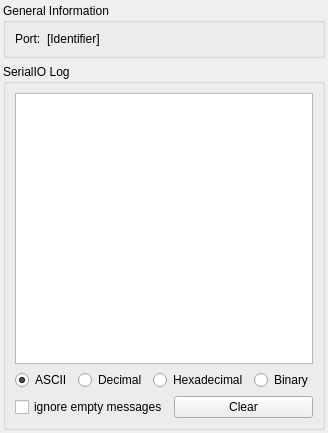
<?xml version="1.0" encoding="UTF-8"?>
<ui version="4.0">
 <class>DockWidgetSerialIO</class>
 <widget class="QWidget" name="DockWidgetSerialIO">
  <property name="geometry">
   <rect>
    <x>0</x>
    <y>0</y>
    <width>292</width>
    <height>433</height>
   </rect>
  </property>
  <property name="sizePolicy">
   <sizepolicy hsizetype="MinimumExpanding" vsizetype="MinimumExpanding">
    <horstretch>0</horstretch>
    <verstretch>0</verstretch>
   </sizepolicy>
  </property>
  <property name="windowTitle">
   <string>Form</string>
  </property>
  <layout class="QVBoxLayout" name="verticalLayout_5">
   <property name="leftMargin">
    <number>3</number>
   </property>
   <property name="topMargin">
    <number>3</number>
   </property>
   <property name="rightMargin">
    <number>3</number>
   </property>
   <property name="bottomMargin">
    <number>3</number>
   </property>
   <item>
    <widget class="QGroupBox" name="groupBox">
     <property name="sizePolicy">
      <sizepolicy hsizetype="Preferred" vsizetype="Preferred">
       <horstretch>0</horstretch>
       <verstretch>0</verstretch>
      </sizepolicy>
     </property>
     <property name="title">
      <string>General Information</string>
     </property>
     <layout class="QGridLayout" name="gridLayout">
      <item row="0" column="0">
       <widget class="QLabel" name="label_3">
        <property name="text">
         <string>Port:</string>
        </property>
       </widget>
      </item>
      <item row="0" column="1">
       <widget class="QLabel" name="lblIdentifier">
        <property name="sizePolicy">
         <sizepolicy hsizetype="MinimumExpanding" vsizetype="Preferred">
          <horstretch>0</horstretch>
          <verstretch>0</verstretch>
         </sizepolicy>
        </property>
        <property name="text">
         <string>[Identifier]</string>
        </property>
       </widget>
      </item>
     </layout>
    </widget>
   </item>
   <item>
    <widget class="QGroupBox" name="groupBox_3">
     <property name="sizePolicy">
      <sizepolicy hsizetype="Preferred" vsizetype="Expanding">
       <horstretch>0</horstretch>
       <verstretch>0</verstretch>
      </sizepolicy>
     </property>
     <property name="minimumSize">
      <size>
       <width>0</width>
       <height>0</height>
      </size>
     </property>
     <property name="title">
      <string>SerialIO Log</string>
     </property>
     <layout class="QVBoxLayout" name="verticalLayout">
      <item>
       <widget class="QTextEdit" name="textTransfer">
        <property name="enabled">
         <bool>true</bool>
        </property>
        <property name="lineWrapMode">
         <enum>QTextEdit::NoWrap</enum>
        </property>
        <property name="readOnly">
         <bool>true</bool>
        </property>
       </widget>
      </item>
      <item>
       <layout class="QHBoxLayout" name="horizontalLayout_3">
        <item>
         <widget class="QRadioButton" name="RBAscii">
          <property name="sizePolicy">
           <sizepolicy hsizetype="MinimumExpanding" vsizetype="Fixed">
            <horstretch>0</horstretch>
            <verstretch>0</verstretch>
           </sizepolicy>
          </property>
          <property name="text">
           <string>ASCII</string>
          </property>
          <property name="checked">
           <bool>true</bool>
          </property>
         </widget>
        </item>
        <item>
         <widget class="QRadioButton" name="RBDez">
          <property name="sizePolicy">
           <sizepolicy hsizetype="MinimumExpanding" vsizetype="Fixed">
            <horstretch>0</horstretch>
            <verstretch>0</verstretch>
           </sizepolicy>
          </property>
          <property name="text">
           <string>Decimal</string>
          </property>
          <property name="checked">
           <bool>false</bool>
          </property>
         </widget>
        </item>
        <item>
         <widget class="QRadioButton" name="RBHex">
          <property name="sizePolicy">
           <sizepolicy hsizetype="MinimumExpanding" vsizetype="Fixed">
            <horstretch>0</horstretch>
            <verstretch>0</verstretch>
           </sizepolicy>
          </property>
          <property name="text">
           <string>Hexadecimal</string>
          </property>
         </widget>
        </item>
        <item>
         <widget class="QRadioButton" name="RBBin">
          <property name="sizePolicy">
           <sizepolicy hsizetype="MinimumExpanding" vsizetype="Fixed">
            <horstretch>0</horstretch>
            <verstretch>0</verstretch>
           </sizepolicy>
          </property>
          <property name="text">
           <string>Binary</string>
          </property>
         </widget>
        </item>
       </layout>
      </item>
      <item>
       <layout class="QHBoxLayout" name="horizontalLayout_2">
        <item>
         <widget class="QCheckBox" name="checkIgnoreEmpty">
          <property name="text">
           <string>ignore empty messages</string>
          </property>
         </widget>
        </item>
        <item>
         <widget class="QPushButton" name="ClrButton">
          <property name="text">
           <string>Clear</string>
          </property>
         </widget>
        </item>
       </layout>
      </item>
     </layout>
    </widget>
   </item>
  </layout>
 </widget>
 <resources/>
 <connections/>
</ui>
